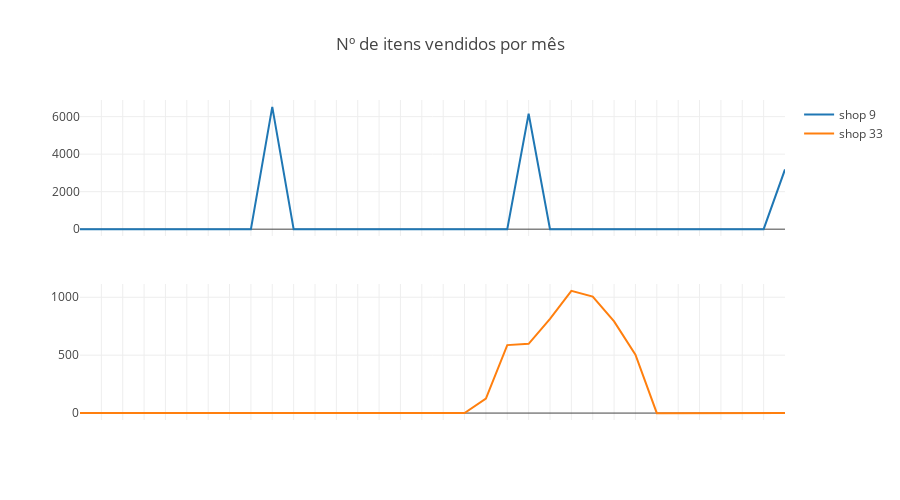

The notebook cell saved with this chart:
### Code cell
trace1 = go.Scatter(
    x=date_range,
    y=df.loc[shop1, :],
    name='shop ' + str(shop1),
)

trace2 = go.Scatter(
    x=date_range,
    y=df.loc[shop2, :],
    name='shop ' + str(shop2),
)

fig = tools.make_subplots(rows=2, cols=1, shared_xaxes=True)

fig.append_trace(trace1, 1, 1)
fig.append_trace(trace2, 2, 1)

fig['layout'].update(height=500, width=900, title='Nº de itens vendidos por mês',
                     xaxis = dict(showticklabels = False))
iplot(fig)

### Figure 1 — Plotly figure (JSON) as saved in the notebook; plotly's stock layout.template omitted (floating-point values rounded to 4 significant figures)
{"data": [{"name": "shop 9", "type": "scatter", "uid": "da927149-40f7-42f9-9680-5e980a6659a0", "x": ["2013/January", "2013/February", "2013/March", "2013/April", "2013/May", "2013/June", "2013/July", "2013/August", "2013/September", "2013/October", "2013/November", "2013/December", "2014/January", "2014/February", "2014/March", "2014/April", "2014/May", "2014/June", "2014/July", "2014/August", "2014/September", "2014/October", "2014/November", "2014/December", "2015/January", "2015/February", "2015/March", "2015/April", "2015/May", "2015/June", "2015/July", "2015/August", "2015/September", "2015/October"], "xaxis": "x", "y": [0, 0, 0, 0, 0, 0, 0, 0, 0, 6526, 0, 0, 0, 0, 0, 0, 0, 0, 0, 0, 0, 6155, 0, 0, 0, 0, 0, -1, 0, 0, 0, 0, 0, 3186], "yaxis": "y"}, {"name": "shop 33", "type": "scatter", "uid": "0c904bf6-f7d7-48e4-8d88-9b79728f3fc4", "x": ["2013/January", "2013/February", "2013/March", "2013/April", "2013/May", "2013/June", "2013/July", "2013/August", "2013/September", "2013/October", "2013/November", "2013/December", "2014/January", "2014/February", "2014/March", "2014/April", "2014/May", "2014/June", "2014/July", "2014/August", "2014/September", "2014/October", "2014/November", "2014/December", "2015/January", "2015/February", "2015/March", "2015/April", "2015/May", "2015/June", "2015/July", "2015/August", "2015/September", "2015/October"], "xaxis": "x", "y": [0, 0, 0, 0, 0, 0, 0, 0, 0, 0, 0, 0, 0, 0, 0, 0, 0, 0, 0, 125, 587, 598, 814, 1056, 1006, 792, 505, -1, 0, 0, 0, 0, 0, 0], "yaxis": "y2"}], "layout": {"height": 500, "title": {"text": "Nº de itens vendidos por mês"}, "width": 900, "xaxis": {"anchor": "y2", "domain": [0, 1], "showticklabels": false}, "yaxis": {"anchor": "free", "domain": [0.575, 1], "position": 0}, "yaxis2": {"anchor": "x", "domain": [0, 0.425]}}}
